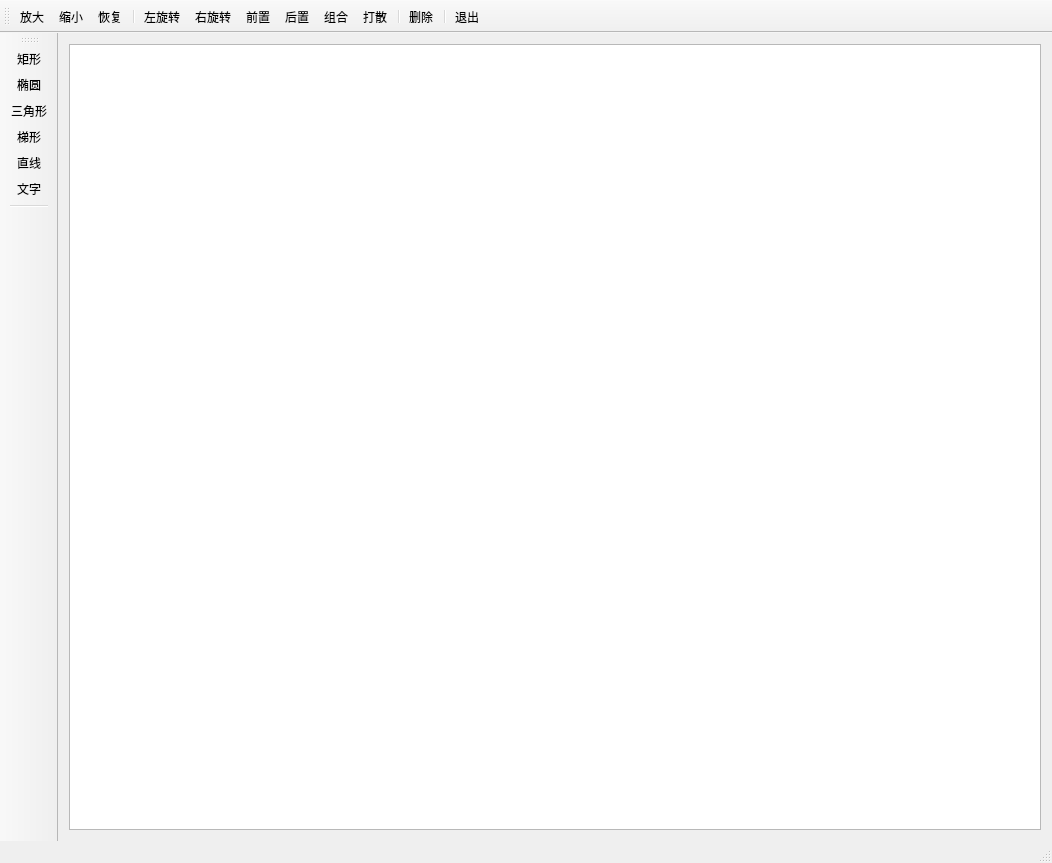
<?xml version="1.0" encoding="UTF-8"?>
<ui version="4.0">
 <class>MainWindowClass</class>
 <widget class="QMainWindow" name="MainWindowClass">
  <property name="geometry">
   <rect>
    <x>0</x>
    <y>0</y>
    <width>1052</width>
    <height>863</height>
   </rect>
  </property>
  <property name="windowTitle">
   <string>GraphicsDraw</string>
  </property>
  <widget class="QWidget" name="centralWidget">
   <layout class="QHBoxLayout" name="horizontalLayout">
    <item>
     <widget class="QWGraphicsView" name="graphicsView"/>
    </item>
   </layout>
  </widget>
  <widget class="QMenuBar" name="menuBar">
   <property name="geometry">
    <rect>
     <x>0</x>
     <y>0</y>
     <width>1052</width>
     <height>26</height>
    </rect>
   </property>
  </widget>
  <widget class="QToolBar" name="mainToolBar">
   <attribute name="toolBarArea">
    <enum>TopToolBarArea</enum>
   </attribute>
   <attribute name="toolBarBreak">
    <bool>false</bool>
   </attribute>
   <addaction name="actZoomIn"/>
   <addaction name="actZoomOut"/>
   <addaction name="actRestore"/>
   <addaction name="separator"/>
   <addaction name="actRotateLeft"/>
   <addaction name="actRotateRight"/>
   <addaction name="actEdit_Front"/>
   <addaction name="actEdit_Back"/>
   <addaction name="actGroup"/>
   <addaction name="actGroupBreak"/>
   <addaction name="separator"/>
   <addaction name="actEdit_Delete"/>
   <addaction name="separator"/>
   <addaction name="actQuit"/>
  </widget>
  <widget class="QStatusBar" name="statusBar"/>
  <widget class="QToolBar" name="toolBar">
   <property name="windowTitle">
    <string>toolBar</string>
   </property>
   <attribute name="toolBarArea">
    <enum>LeftToolBarArea</enum>
   </attribute>
   <attribute name="toolBarBreak">
    <bool>false</bool>
   </attribute>
   <addaction name="actItem_Rect"/>
   <addaction name="actItem_Ellipse"/>
   <addaction name="actItem_Triangle"/>
   <addaction name="actItem_Polygon"/>
   <addaction name="actItem_Line"/>
   <addaction name="actItem_Text"/>
   <addaction name="separator"/>
  </widget>
  <action name="actZoomIn">
   <property name="icon">
    <iconset resource="MainWindow.qrc">
     <normaloff>:/Resources/images/zoomin.png</normaloff>:/Resources/images/zoomin.png</iconset>
   </property>
   <property name="text">
    <string>放大</string>
   </property>
  </action>
  <action name="actZoomOut">
   <property name="icon">
    <iconset resource="MainWindow.qrc">
     <normaloff>:/Resources/images/zoomout.png</normaloff>:/Resources/images/zoomout.png</iconset>
   </property>
   <property name="text">
    <string>缩小</string>
   </property>
  </action>
  <action name="actRestore">
   <property name="icon">
    <iconset resource="MainWindow.qrc">
     <normaloff>:/Resources/images/420.bmp</normaloff>:/Resources/images/420.bmp</iconset>
   </property>
   <property name="text">
    <string>恢复</string>
   </property>
  </action>
  <action name="actItem_Rect">
   <property name="icon">
    <iconset resource="MainWindow.qrc">
     <normaloff>:/Resources/images/RECTANGL.BMP</normaloff>:/Resources/images/RECTANGL.BMP</iconset>
   </property>
   <property name="text">
    <string>矩形</string>
   </property>
   <property name="toolTip">
    <string>添加矩形</string>
   </property>
  </action>
  <action name="actItem_Ellipse">
   <property name="icon">
    <iconset resource="MainWindow.qrc">
     <normaloff>:/Resources/images/ELLIPSE.BMP</normaloff>:/Resources/images/ELLIPSE.BMP</iconset>
   </property>
   <property name="text">
    <string>椭圆</string>
   </property>
   <property name="toolTip">
    <string>添加椭圆型</string>
   </property>
  </action>
  <action name="actItem_Line">
   <property name="icon">
    <iconset resource="MainWindow.qrc">
     <normaloff>:/Resources/images/LINE.BMP</normaloff>:/Resources/images/LINE.BMP</iconset>
   </property>
   <property name="text">
    <string>直线</string>
   </property>
   <property name="toolTip">
    <string>添加直线</string>
   </property>
  </action>
  <action name="actEdit_Delete">
   <property name="icon">
    <iconset resource="MainWindow.qrc">
     <normaloff>:/Resources/images/108.bmp</normaloff>:/Resources/images/108.bmp</iconset>
   </property>
   <property name="text">
    <string>删除</string>
   </property>
   <property name="toolTip">
    <string>删除选中的图元</string>
   </property>
  </action>
  <action name="actQuit">
   <property name="icon">
    <iconset resource="MainWindow.qrc">
     <normaloff>:/Resources/images/132.bmp</normaloff>:/Resources/images/132.bmp</iconset>
   </property>
   <property name="text">
    <string>退出</string>
   </property>
   <property name="toolTip">
    <string>退出本系统</string>
   </property>
  </action>
  <action name="actItem_Text">
   <property name="icon">
    <iconset resource="MainWindow.qrc">
     <normaloff>:/Resources/images/800.bmp</normaloff>:/Resources/images/800.bmp</iconset>
   </property>
   <property name="text">
    <string>文字</string>
   </property>
   <property name="toolTip">
    <string>添加文字</string>
   </property>
  </action>
  <action name="actEdit_Front">
   <property name="icon">
    <iconset resource="MainWindow.qrc">
     <normaloff>:/Resources/images/528.bmp</normaloff>:/Resources/images/528.bmp</iconset>
   </property>
   <property name="text">
    <string>前置</string>
   </property>
   <property name="toolTip">
    <string>居于最前面</string>
   </property>
  </action>
  <action name="actEdit_Back">
   <property name="icon">
    <iconset resource="MainWindow.qrc">
     <normaloff>:/Resources/images/526.bmp</normaloff>:/Resources/images/526.bmp</iconset>
   </property>
   <property name="text">
    <string>后置</string>
   </property>
   <property name="toolTip">
    <string>居于最后面</string>
   </property>
  </action>
  <action name="actItem_Polygon">
   <property name="icon">
    <iconset resource="MainWindow.qrc">
     <normaloff>:/Resources/images/FREEFORM.BMP</normaloff>:/Resources/images/FREEFORM.BMP</iconset>
   </property>
   <property name="text">
    <string>梯形</string>
   </property>
   <property name="toolTip">
    <string>添加梯形</string>
   </property>
  </action>
  <action name="actZoomIn_2">
   <property name="icon">
    <iconset>
     <normaloff>:/images/images/zoomin.png</normaloff>:/images/images/zoomin.png</iconset>
   </property>
   <property name="text">
    <string>放大</string>
   </property>
   <property name="toolTip">
    <string>放大</string>
   </property>
  </action>
  <action name="actRotateLeft">
   <property name="icon">
    <iconset resource="MainWindow.qrc">
     <normaloff>:/Resources/images/rotateleft.png</normaloff>:/Resources/images/rotateleft.png</iconset>
   </property>
   <property name="text">
    <string>左旋转</string>
   </property>
   <property name="toolTip">
    <string>左旋转</string>
   </property>
  </action>
  <action name="actRotateRight">
   <property name="icon">
    <iconset resource="MainWindow.qrc">
     <normaloff>:/Resources/images/rotateright.png</normaloff>:/Resources/images/rotateright.png</iconset>
   </property>
   <property name="text">
    <string>右旋转</string>
   </property>
   <property name="toolTip">
    <string>右旋转</string>
   </property>
  </action>
  <action name="actRestore_2">
   <property name="icon">
    <iconset>
     <normaloff>:/images/images/420.bmp</normaloff>:/images/images/420.bmp</iconset>
   </property>
   <property name="text">
    <string>恢复</string>
   </property>
   <property name="toolTip">
    <string>恢复大小</string>
   </property>
  </action>
  <action name="actGroup">
   <property name="icon">
    <iconset resource="MainWindow.qrc">
     <normaloff>:/Resources/images/UNGROUP.BMP</normaloff>:/Resources/images/UNGROUP.BMP</iconset>
   </property>
   <property name="text">
    <string>组合</string>
   </property>
   <property name="toolTip">
    <string>组合</string>
   </property>
  </action>
  <action name="actGroupBreak">
   <property name="icon">
    <iconset resource="MainWindow.qrc">
     <normaloff>:/Resources/images/128.bmp</normaloff>:/Resources/images/128.bmp</iconset>
   </property>
   <property name="text">
    <string>打散</string>
   </property>
   <property name="toolTip">
    <string>取消组合</string>
   </property>
  </action>
  <action name="actItem_Circle">
   <property name="icon">
    <iconset>
     <normaloff>:/images/images/08.JPG</normaloff>:/images/images/08.JPG</iconset>
   </property>
   <property name="text">
    <string>圆形</string>
   </property>
   <property name="toolTip">
    <string>圆形</string>
   </property>
  </action>
  <action name="actItem_Triangle">
   <property name="icon">
    <iconset resource="MainWindow.qrc">
     <normaloff>:/Resources/images/Icon1242.ico</normaloff>:/Resources/images/Icon1242.ico</iconset>
   </property>
   <property name="text">
    <string>三角形</string>
   </property>
   <property name="toolTip">
    <string>三角形</string>
   </property>
  </action>
 </widget>
 <layoutdefault spacing="6" margin="11"/>
 <customwidgets>
  <customwidget>
   <class>QWGraphicsView</class>
   <extends>QGraphicsView</extends>
   <header>QWGraphicsView.h</header>
  </customwidget>
 </customwidgets>
 <resources>
  <include location="MainWindow.qrc"/>
 </resources>
 <connections/>
</ui>
